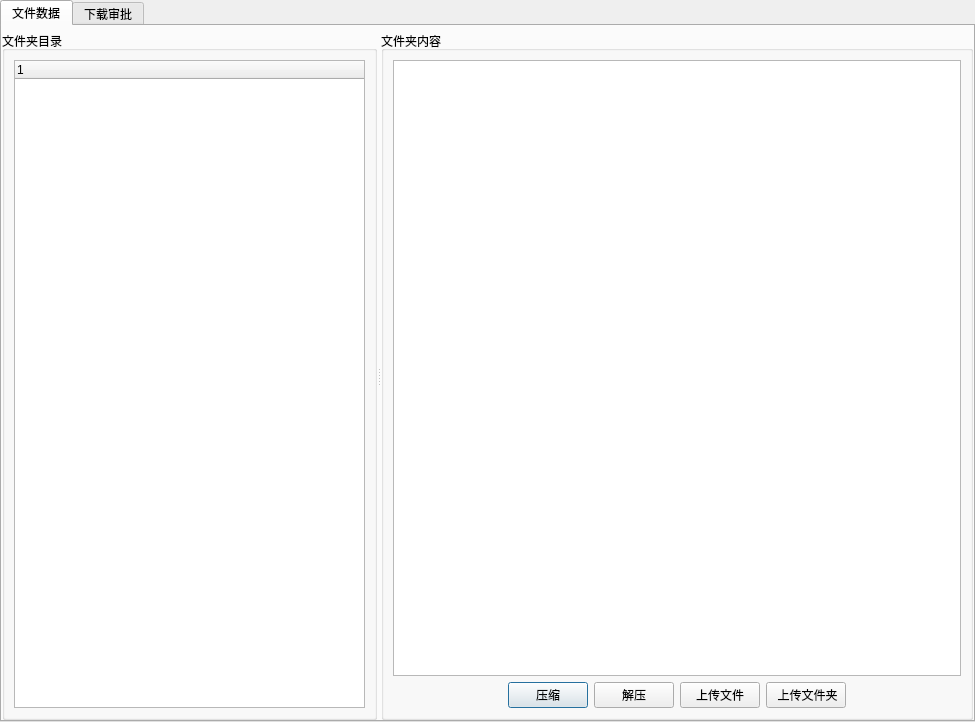
<?xml version="1.0" encoding="UTF-8"?>
<ui version="4.0">
 <class>FilemangageDialog</class>
 <widget class="QDialog" name="FilemangageDialog">
  <property name="geometry">
   <rect>
    <x>0</x>
    <y>0</y>
    <width>975</width>
    <height>722</height>
   </rect>
  </property>
  <property name="windowTitle">
   <string>Dialog</string>
  </property>
  <layout class="QGridLayout" name="gridLayout_4">
   <property name="leftMargin">
    <number>0</number>
   </property>
   <property name="topMargin">
    <number>0</number>
   </property>
   <property name="rightMargin">
    <number>0</number>
   </property>
   <property name="bottomMargin">
    <number>0</number>
   </property>
   <property name="spacing">
    <number>0</number>
   </property>
   <item row="0" column="0">
    <widget class="QTabWidget" name="tabWidget">
     <property name="currentIndex">
      <number>0</number>
     </property>
     <widget class="QWidget" name="tab">
      <attribute name="title">
       <string>文件数据</string>
      </attribute>
      <layout class="QGridLayout" name="gridLayout_2">
       <property name="leftMargin">
        <number>0</number>
       </property>
       <property name="topMargin">
        <number>5</number>
       </property>
       <property name="rightMargin">
        <number>0</number>
       </property>
       <property name="bottomMargin">
        <number>0</number>
       </property>
       <property name="spacing">
        <number>0</number>
       </property>
       <item row="0" column="0">
        <widget class="QSplitter" name="splitter">
         <property name="orientation">
          <enum>Qt::Horizontal</enum>
         </property>
         <property name="handleWidth">
          <number>4</number>
         </property>
         <widget class="QGroupBox" name="groupBox">
          <property name="title">
           <string>文件夹目录</string>
          </property>
          <layout class="QGridLayout" name="gridLayout_3">
           <item row="0" column="0">
            <widget class="QTreeWidget" name="treeWidget">
             <column>
              <property name="text">
               <string notr="true">1</string>
              </property>
             </column>
            </widget>
           </item>
          </layout>
         </widget>
         <widget class="QGroupBox" name="groupBox_2">
          <property name="title">
           <string>文件夹内容</string>
          </property>
          <layout class="QGridLayout" name="gridLayout">
           <item row="0" column="0">
            <widget class="QTableView" name="tableViewFile"/>
           </item>
           <item row="1" column="0">
            <layout class="QHBoxLayout" name="horizontalLayout">
             <item>
              <spacer name="horizontalSpacer">
               <property name="orientation">
                <enum>Qt::Horizontal</enum>
               </property>
               <property name="sizeHint" stdset="0">
                <size>
                 <width>40</width>
                 <height>20</height>
                </size>
               </property>
              </spacer>
             </item>
             <item>
              <widget class="QPushButton" name="pushButton_2">
               <property name="text">
                <string>压缩</string>
               </property>
              </widget>
             </item>
             <item>
              <widget class="QPushButton" name="pushButton_3">
               <property name="text">
                <string>解压</string>
               </property>
              </widget>
             </item>
             <item>
              <widget class="QPushButton" name="pushButton">
               <property name="text">
                <string>上传文件</string>
               </property>
              </widget>
             </item>
             <item>
              <widget class="QPushButton" name="btnUploadDir">
               <property name="text">
                <string> 上传文件夹</string>
               </property>
              </widget>
             </item>
             <item>
              <spacer name="horizontalSpacer_2">
               <property name="orientation">
                <enum>Qt::Horizontal</enum>
               </property>
               <property name="sizeHint" stdset="0">
                <size>
                 <width>40</width>
                 <height>20</height>
                </size>
               </property>
              </spacer>
             </item>
            </layout>
           </item>
          </layout>
         </widget>
        </widget>
       </item>
      </layout>
     </widget>
     <widget class="QWidget" name="tab_2">
      <attribute name="title">
       <string>下载审批</string>
      </attribute>
      <layout class="QGridLayout" name="gridLayout_5">
       <item row="0" column="0">
        <widget class="QTableView" name="tableViewDownload"/>
       </item>
      </layout>
     </widget>
    </widget>
   </item>
  </layout>
 </widget>
 <resources/>
 <connections/>
</ui>
